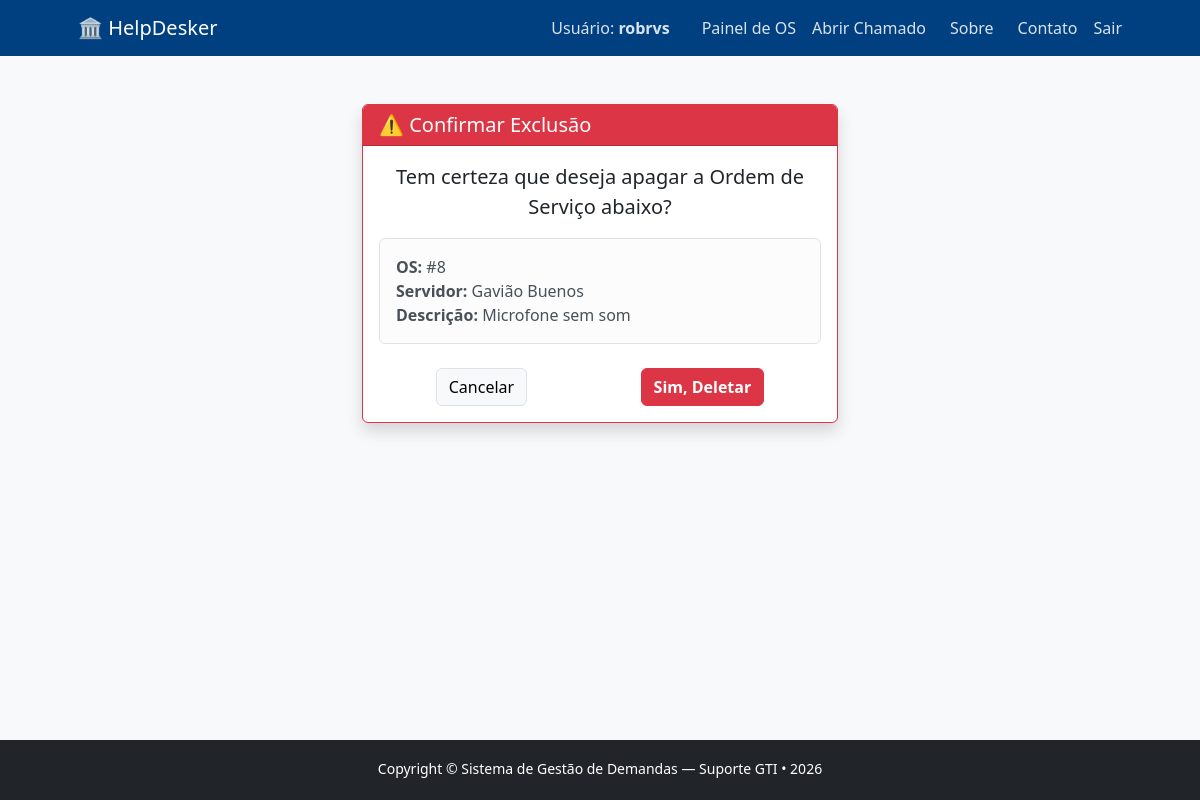
The app's page /chamados/deletar/8/ (signed in) with its own data.
### chamados/models.py (models this page shows, shortened)
class Chamado(models.Model):
    CATEGORIAS = [
        ('computador', 'Computador / Hardware'),
        ('software', 'Instalação / Erro de Software'),
        ('rede', 'Internet / Rede'),
        ('email', 'E-mail Institucional'),
        ('impressora', 'Impressora / Scanner'),
        ('acesso', 'Sistemas / Senhas / Acessos'),
        ('outros', 'Outros Assuntos'),
    ]
    PRIORIDADES = [
        ('baixa', 'Baixa (Não impede o trabalho)'),
        ('media', 'Média (Dificulta o trabalho)'),
        ('alta', 'Alta (Impede o trabalho)'),
    ]
    STATUS_CHOICES = [
        ('aberto', 'Aberto / Aguardando Atendimento'),
        ('atendimento', 'Em Atendimento'),
        ('resolvido', 'Resolvido'),
        ('cancelado', 'Cancelado'),
    ]
    servidor_nome = models.CharField(max_length=100, verbose_name="Nome do Servidor/Usuário")
    setor = models.CharField(max_length=100, verbose_name="Setor/Departamento")
    categoria = models.CharField(max_length=20, choices=CATEGORIAS, default='computador')
    prioridade = models.CharField(max_length=10, choices=PRIORIDADES, default='media')
    status = models.CharField(max_length=15, choices=STATUS_CHOICES, default='aberto')
    descricao = models.TextField(verbose_name="Descrição do Problema")
    observacao_tecnica = models.TextField(blank=True, null=True, verbose_name="Observações da Resolução")
    criado_em = models.DateTimeField(auto_now_add=True)
    atualizado_em = models.DateTimeField(auto_now=True)
    class Meta:
        ordering = ['-criado_em']

### chamados/views.py (the view)
# urls.py: path('deletar/<int:pk>/', views.deletar_chamado, name='deletar_chamado'),
def deletar_chamado(request, pk):
    chamado = get_object_or_404(Chamado, pk=pk)
    if request.method == 'POST':
        chamado.delete()
        return redirect('home')
    return render(request, 'chamados/confirmar_exclusao.html', {'chamado': chamado})

### chamados/templates/chamados/confirmar_exclusao.html (shortened to what this page needs)
{% extends 'base.html' %}
{% block conteudo %}
<div class="container mt-5" style="max-width: 500px;">
    <div class="card border-danger shadow">
        <div class="card-header bg-danger text-white">
            <h3 class="card-title h5 mb-0">⚠️ Confirmar Exclusão</h3>
        </div>
        <div class="card-body text-center">
            <p class="fs-5">Tem certeza que deseja apagar a Ordem de Serviço abaixo?</p>
            <div class="alert alert-light border my-3 text-start">
                <strong>OS:</strong> #{{ chamado.id }}<br>
                <strong>Servidor:</strong> {{ chamado.servidor_nome }}<br>
                <strong>Descrição:</strong> {{ chamado.descricao|truncatechars:100 }}
            </div>
            <form method="post">
                <div class="d-flex justify-content-around mt-4">
                    <a href="{% url 'atualizar_chamado' chamado.id %}" class="btn btn-light border">Cancelar</a>
                    <button type="submit" class="btn btn-danger fw-bold">Sim, Deletar</button>
                </div>
            </form>
        </div>
    </div>
</div>
{% endblock %}

### chamados/templates/base.html (shortened to what this page needs)
{% load static %}
<!DOCTYPE html>
<html lang="pt-br">
  <head>
    <link href="{% static 'css/bootstrap.min.css' %}" rel="stylesheet" />
  </head>
  <body class="bg-light">
    <nav class="navbar navbar-expand-lg navbar-dark" style="background-color: #004080;">
      <div class="container px-5">
        <a class="navbar-brand" href="{% url 'home' %}">🏛️ HelpDesker</a>
        <div class="collapse navbar-collapse" id="navbarSupportedContent">
          <ul class="navbar-nav ms-auto mb-2 mb-lg-0 d-flex align-items-center">
            {% if user.is_authenticated %}
              <li class="nav-item">
                <span class="nav-link text-light me-3">Usuário:  <strong>{{ user.username }}</strong></span>
              </li>
              <li class="nav-item">
                <a class="nav-link" href="{% url 'home' %}">Painel de OS</a>
              </li>
              <li class="nav-item">
                <a class="nav-link me-2" href="{% url 'novo_chamado' %}">Abrir Chamado</a>
              </li>
              <li class="nav-item">
                <a class="nav-link me-2" href="{% url 'sobre' %}">Sobre</a>
              </li>
              <li class="nav-item">
                <a class="nav-link me-2" href="{% url 'contato' %}">Contato</a>
              </li>
              <li class="nav-item d-flex align-items-center">
                <form action="{% url 'logout' %}" method="post" class="d-inline-block m-0 p-0">
                  <button type="submit" class="nav-link btn btn-link text-start p-0 m-0 align-baseline" style="text-decoration: none; border: none; background: none;">Sair</button>
                </form>
              </li>
            {% endif %}
          </ul>
        </div>
      </div>
    </nav>
    <div class="container px-5 mt-4">
      {% block conteudo %}
      {% endblock %}
    </div>
    <footer class="py-3 bg-dark text-white text-center mt-5">
      <div class="container">
        <small>Copyright &copy; Sistema de Gestão de Demandas — Suporte GTI &bull; 2026</small>
      </div>
    </footer>
  </body>
</html>

### chamados/templates/base.html (style rules this page uses)
body { min-height: 100vh; position: relative; padding-bottom: 60px; }
footer { position: absolute; bottom: 0; width: 100%; height: 60px; }
.navbar-dark .navbar-nav .nav-link { color: rgba(255, 255, 255, 0.85) !important; transition: color 0.2s ease-in-out; }

### records on screen
Chamado: id "8", servidor_nome "Gavião Buenos", descricao "Microfone sem som"

### other values on screen
{{ user.username }} "robrvs"
